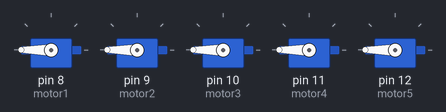
A sketch run on a simulated Arduino Uno, built with avr-gcc and run on an emulated ATmega328P. On the bench: 5 × servo.

Above: at 0.05 s.
At 1.0 s:
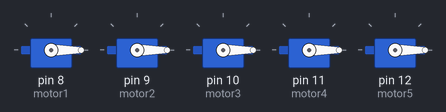
Timing chart, 0 to 3.0 s (numbered marks = the images above):
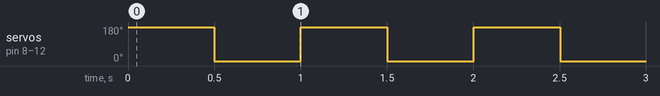

The sketch:

aula4.ino
```cpp
// Inclusão da biblioteca Servo
#include <Servo.h>

//dá o nome "motor" para o servo-motor
Servo motor1;
Servo motor2;
Servo motor3;
Servo motor4;
Servo motor5;

//nesta parte do programa damos as denições
void setup() {

  //diz que o motor está ligado ao pino 9
  motor1.attach(8);
    //diz que o motor está ligado ao pino 9
  motor2.attach(9);
    //diz que o motor está ligado ao pino 9
  motor3.attach(10);
    //diz que o motor está ligado ao pino 9
  motor4.attach(11);
  //diz que o motor está ligado ao pino 9
  motor5.attach(12);

}

//nesta parte do programa temos os comandos que se repetem
void loop() {

  //comando para mandar o servo para a posição 180
  motor1.write(180);
  //comando para mandar o servo para a posição 180
  motor2.write(180);
  //comando para mandar o servo para a posição 180
  motor3.write(180);
  //comando para mandar o servo para a posição 180
  motor4.write(180);
  //comando para mandar o servo para a posição 180
  motor5.write(180);

  //espera 500 ms
  delay(500);

  //comando para mandar o servo para a posição 0
  motor1.write(0);
    //comando para mandar o servo para a posição 0
  motor2.write(0);
    //comando para mandar o servo para a posição 0
  motor3.write(0);
  //comando para mandar o servo para a posição 0
  motor4.write(0);
    //comando para mandar o servo para a posição 0
  motor5.write(0);

  //espera 500 ms
  delay(500);

}
```

Measured:
- by itself, servo on pin 8 (motor1), servo on pin 9 (motor2), servo on pin 10 (motor3), servo on pin 11 (motor4), servo on pin 12 (motor5): alternates 180° for 0.50 s and 0° for 0.50 s
